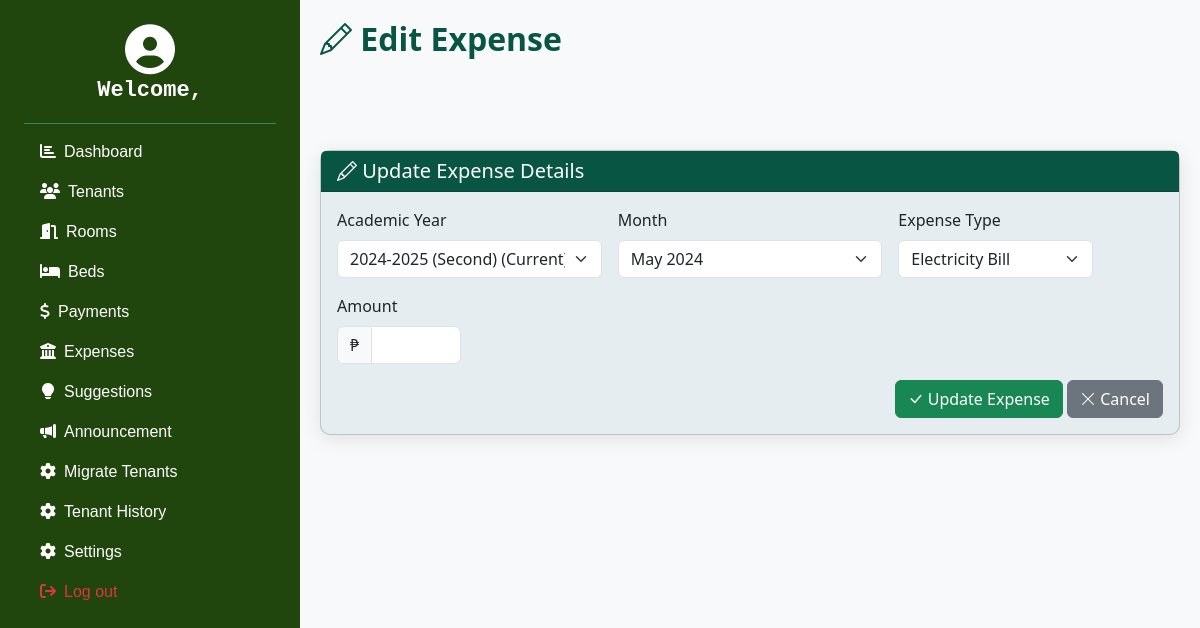
Page /admin/edit-expense.php?id=66 on the committed database.
### tables this page shows
CREATE TABLE `monthly_expenses` (
  `monthly_expense_id` int(11) NOT NULL AUTO_INCREMENT,
  `academic_year_id` int(11) NOT NULL,
  `month` date NOT NULL,
  `expense_id` int(11) NOT NULL,
  `amount` decimal(10,2) NOT NULL,
  PRIMARY KEY (`monthly_expense_id`),
  KEY `FK_academic_years_TO_monthly_expenses` (`academic_year_id`),
  KEY `FK_expenses_TO_monthly_expenses` (`expense_id`),
  CONSTRAINT `FK_academic_years_TO_monthly_expenses` FOREIGN KEY (`academic_year_id`) REFERENCES `academic_years` (`academic_year_id`),
  CONSTRAINT `FK_expenses_TO_monthly_expenses` FOREIGN KEY (`expense_id`) REFERENCES `expenses` (`expense_id`)
);

CREATE TABLE `academic_years` (
  `academic_year_id` int(11) NOT NULL AUTO_INCREMENT,
  `start_year` year(4) NOT NULL,
  `end_year` year(4) NOT NULL,
  `semester` enum('First','Second','Summer') DEFAULT NULL,
  `is_current` tinyint(1) DEFAULT 0,
  PRIMARY KEY (`academic_year_id`)
);

CREATE TABLE `expenses` (
  `expense_id` int(11) NOT NULL AUTO_INCREMENT,
  `description` varchar(250) NOT NULL,
  PRIMARY KEY (`expense_id`)
);

### admin/edit-expense.php (the view, shortened to what this page needs)
<?php
include '../connection/db.php';
$monthly_expense_id = $_GET['id'];
$query = "SELECT me.monthly_expense_id, me.academic_year_id, me.month, me.expense_id, me.amount,
                 a.start_year, a.end_year, a.semester
          FROM monthly_expenses me
          JOIN academic_years a ON me.academic_year_id = a.academic_year_id
          WHERE me.monthly_expense_id = ?";
$stmt = $conn->prepare($query);
$stmt->bind_param("i", $monthly_expense_id);
$stmt->execute();
$result = $stmt->get_result();
$expense = $result->fetch_assoc();
$academicYears = [];
$ayQuery = "SELECT academic_year_id, start_year, end_year, semester, is_current
            FROM academic_years
            ORDER BY start_year DESC, end_year DESC";
$ayResult = $conn->query($ayQuery);
if ($ayResult && $ayResult->num_rows > 0) {
    while ($row = $ayResult->fetch_assoc()) {
        $academicYears[] = $row;
    }
} else {
    error_log("No academic years found in database: " . $conn->error);
    $_SESSION['error_message'] = "No academic years available.";
    header("Location: expenses.php?action=edit");
    exit;
}
$expenseTypes = [];
$expTypeQuery = "SELECT expense_id, description FROM expenses ORDER BY description";
$expTypeResult = $conn->query($expTypeQuery);
if ($expTypeResult && $expTypeResult->num_rows > 0) {
    while ($row = $expTypeResult->fetch_assoc()) {
        $expenseTypes[] = $row;
    }
}
function getMonthOptions($year, $semester) {
    $months = [];
    $monthRanges = [
        'First' => [8, 9, 10, 11, 12],
        'Second' => [1, 2, 3, 4, 5],
        'Summer' => [6, 7]
    ];
    $allowedMonths = $monthRanges[$semester] ?? range(1, 12);
    foreach ($allowedMonths as $month) {
        $date = sprintf('%04d-%02d-01', $year, $month);
        $months[$date] = date('F Y', strtotime($date));
    }
    return $months;
}
$monthOptions = getMonthOptions(
    $expense['start_year'],
    $expense['semester']
);
?>
<!DOCTYPE html>
<html lang="en">
<head>
    <link href="https://cdn.jsdelivr.net/npm/bootstrap@5.3.0/dist/css/bootstrap.min.css" rel="stylesheet">
    <link rel="stylesheet" href="https://cdn.jsdelivr.net/npm/bootstrap-icons@1.11.1/font/bootstrap-icons.css">
    <link rel="stylesheet" href="CSS/sidebar.css">
</head>
<body>
<div class="d-flex">
    <?php include 'includes/sidebar.php'; ?>
    <div class="main-content">
             <div class="row mb-4">
            <div class="col">
                <h2><i class="bi bi-pencil"></i> <strong>Edit Expense</strong></h2>
            </div>
        </div>
        <div class="alert-container">
        </div>
        <div class="card mb-4">
            <div class="card-header text-white">
                <h5 class="mb-0"><i class="bi bi-pencil"></i> Update Expense Details</h5>
            </div>
            <div class="card-body">
                <form action="edit-expense.php?id=<?= $monthly_expense_id ?>" method="post" class="row g-3">
                    <div class="col-md-4">
                        <label for="academic_year_id" class="form-label">Academic Year</label>
                        <select id="academic_year_id" name="academic_year_id" class="form-select" required>
                            <?php foreach ($academicYears as $year): ?>
                                <?php
                                $yearLabel = $year['start_year'] . '-' . $year['end_year'] . ' (' . $year['semester'] . ')' . ($year['is_current'] ? ' (Current)' : '');
                                ?>
                                <option value="<?= $year['academic_year_id'] ?>"
                                        <?= $expense['academic_year_id'] == $year['academic_year_id'] ? 'selected' : '' ?>>
                                    <?= $yearLabel ?>
                                </option>
                            <?php endforeach; ?>
                        </select>
                    </div>
                    <div class="col-md-4">
                        <label for="month" class="form-label">Month</label>
                        <select id="month" name="month" class="form-select" required>
                            <?php foreach ($monthOptions as $date => $display): ?>
                                <option value="<?= $date ?>"
                                        <?= $expense['month'] == $date ? 'selected' : '' ?>>
                                    <?= $display ?>
                                </option>
                            <?php endforeach; ?>
                        </select>
                    </div>
                    <div class="col-md-3">
                        <label for="expense_id" class="form-label">Expense Type</label>
                        <select id="expense_id" name="expense_id" class="form-select" required>
                            <?php foreach ($expenseTypes as $expType): ?>
                                <option value="<?= $expType['expense_id'] ?>"
                                        <?= $expense['expense_id'] == $expType['expense_id'] ? 'selected' : '' ?>>
                                    <?= htmlspecialchars($expType['description']) ?>
                                </option>
                            <?php endforeach; ?>
                        </select>
                    </div>
                    <div class="col-md-2">
                        <label for="amount" class="form-label">Amount</label>
                        <div class="input-group">
                            <span class="input-group-text">₱</span>
                            <input type="number" step="0.01" min="0" id="amount" name="amount"
                                   class="form-control" value="<?= number_format($expense['amount'], 2) ?>" required>
                        </div>
                    </div>
                    <div class="col-12 text-end">
                        <button type="submit" name="update_expense" class="btn btn-success">
                            <i class="bi bi-check-lg"></i> Update Expense
                        </button>
                        <a href="expenses.php" class="btn btn-secondary">
                            <i class="bi bi-x-lg"></i> Cancel
                        </a>
                    </div>
                </form>
            </div>
        </div>
    </div>
</div>
</body>
</html>

### admin/CSS/sidebar.css (style rules this page uses)
html, body { height: 100%; margin: 0; padding: 0; }
.main-content { margin-left: 300px; padding: 20px; margin-left: 300px; flex-grow: 1; min-height: 100vh; background-color: #f8f9fa; padding: 20px; display: flex; flex-direction: column; }

### admin/edit-expense.php (style rules this page uses)
h2 { color: #095544; }
.card-header { background-color: #095544; }
.card { border-radius: 10px; background-color: #e5edf0; box-shadow: 0 4px 20px rgba(0,0,0,0.1); }
.alert-container { min-height: 60px; }

### rows in the picture
monthly_expenses: academic_year_id "2024-2025 (Second) (Current)", expense_id "Electricity Bill"
academic_years: month "May 2024"
